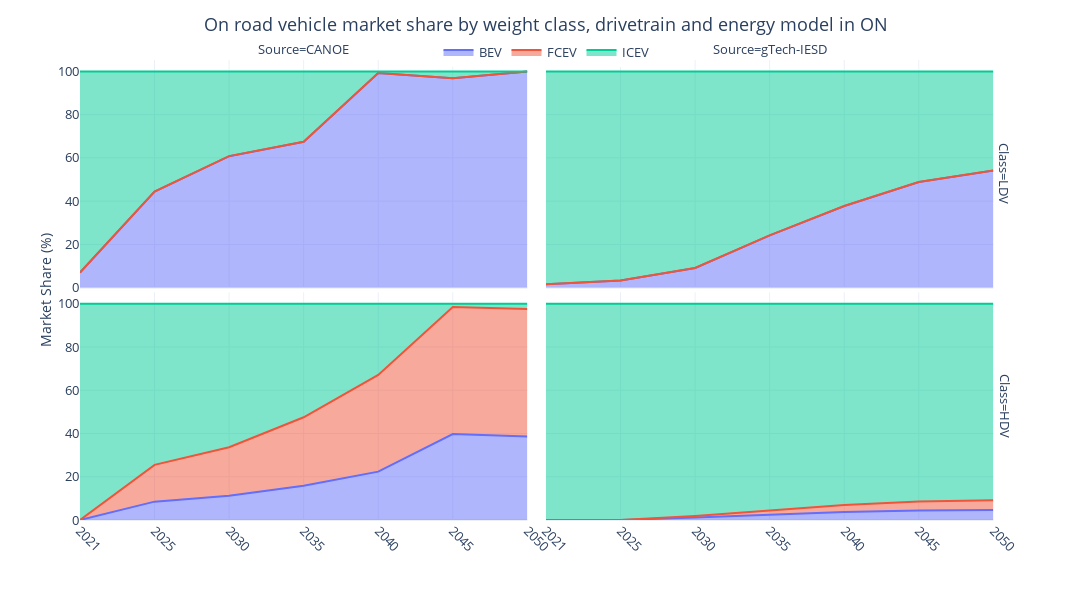

The notebook cell saved with this chart:
### Code cell
ref_fig = ref_trnnewcap[ref_trnnewcap['Vehicle Class'].isin(['LD Car', 'LD Truck', 'HD Truck'])][['Period', 'Carrier', 'Vehicle Class', 'New Capacity']]
ref_fig['Carrier'] = ref_fig.Carrier.map(gtech_carrier_mapping)
ref_fig['Vehicle Class'] = ref_fig['Vehicle Class'].map(gtech_class_mapping)
ref_fig = ref_fig.groupby(['Period', 'Carrier', 'Vehicle Class'], as_index=False).sum()

veh_tot_cap = ref_fig.groupby(['Period', 'Vehicle Class'], as_index=False).sum('New Capacity')
ref_fig = pd.merge(ref_fig, veh_tot_cap, on=['Period', 'Vehicle Class'], suffixes=('', '_sum'))
ref_fig['Market Share (%)'] = ref_fig['New Capacity'] / ref_fig['New Capacity_sum'] * 100
ref_fig.rename(columns={'Vehicle Class': 'Class', 'Carrier': 'Drivetrain'}, inplace=True)

ref_fig['Source'] = 'CANOE'
gtech23_ref_vehshare['Source'] = 'gTech-IESD'
gtech23_ref_vehshare['Period'] = gtech23_ref_vehshare['Period'].astype(str)
fig_df = pd.concat([ref_fig[['Period', 'Class', 'Drivetrain', 'Source', 'Market Share (%)']], gtech23_ref_vehshare[['Period', 'Class', 'Drivetrain', 'Source', 'Market Share (%)']]]).reset_index(drop=True)
fig_df['Class'] = pd.Categorical(fig_df['Class'], categories=['LDV', 'HDV'], ordered=True)
fig_df = fig_df.sort_values(['Class', 'Period'])

fig = px.area(fig_df, x='Period', y='Market Share (%)', color='Drivetrain', facet_col='Source', facet_row='Class',
              template='plotly_white',
              facet_col_spacing=0.02,
              facet_row_spacing=0.01,
              width=1100, height=600
              )

fig.update_layout(
    title=dict(text='On road vehicle market share by weight class, drivetrain and energy model in ON',
               x=0.5,
               y=0.97,
               xanchor='center',
               yanchor='top'
               ),
    xaxis=dict(title='Period'),
    yaxis=dict(title='Market Share (%)'),
    yaxis_title_standoff=0,
    legend_title_text='',
    bargap=0.1,
    legend=dict(orientation='h',
                yanchor='top',
                y=1.05,
                xanchor='center',
                x=0.5),
    font=dict(size=13,
              # family="Open Sans"
              ))

for axis in fig.layout:
    if axis.startswith('yaxis'):
        fig.layout[axis].title.text = ''
    if axis.startswith('xaxis'):
        fig.layout[axis].title.text = ''

fig.update_xaxes(tickangle=45)

fig.add_annotation(
    text="Market Share (%)",
    x=-0.05,  # Adjust x position as needed
    y=0.5,
    xref="paper",
    yref="paper",
    showarrow=False,
    textangle=-90,
    font=dict(size=14))

fig.show()

### Figure 1 — Plotly figure (JSON) as saved in the notebook; plotly's stock layout.template omitted (floating-point values rounded to 4 significant figures)
{"data": [{"fillpattern": {"shape": ""}, "hovertemplate": "Drivetrain=BEV<br>Class=LDV<br>Source=CANOE<br>Period=%{x}<br>Market Share (%)=%{y}<extra></extra>", "legendgroup": "BEV", "line": {"color": "#636efa"}, "marker": {"symbol": "circle"}, "mode": "lines", "name": "BEV", "orientation": "v", "showlegend": true, "stackgroup": "1", "type": "scatter", "x": ["2021", "2025", "2030", "2035", "2040", "2045", "2050"], "xaxis": "x3", "y": [6.988, 44.48, 60.81, 67.43, 99.25, 96.87, 99.96], "yaxis": "y3"}, {"fillpattern": {"shape": ""}, "hovertemplate": "Drivetrain=BEV<br>Class=LDV<br>Source=gTech-IESD<br>Period=%{x}<br>Market Share (%)=%{y}<extra></extra>", "legendgroup": "BEV", "line": {"color": "#636efa"}, "marker": {"symbol": "circle"}, "mode": "lines", "name": "BEV", "orientation": "v", "showlegend": false, "stackgroup": "1", "type": "scatter", "x": ["2021", "2025", "2030", "2035", "2040", "2045", "2050"], "xaxis": "x4", "y": [1.605, 3.29, 9.122, 24.21, 37.77, 48.86, 54.23], "yaxis": "y4"}, {"fillpattern": {"shape": ""}, "hovertemplate": "Drivetrain=BEV<br>Class=HDV<br>Source=CANOE<br>Period=%{x}<br>Market Share (%)=%{y}<extra></extra>", "legendgroup": "BEV", "line": {"color": "#636efa"}, "marker": {"symbol": "circle"}, "mode": "lines", "name": "BEV", "orientation": "v", "showlegend": false, "stackgroup": "1", "type": "scatter", "x": ["2021", "2025", "2030", "2035", "2040", "2045", "2050"], "xaxis": "x", "y": [0, 8.493, 11.21, 15.83, 22.36, 39.74, 38.65], "yaxis": "y"}, {"fillpattern": {"shape": ""}, "hovertemplate": "Drivetrain=BEV<br>Class=HDV<br>Source=gTech-IESD<br>Period=%{x}<br>Market Share (%)=%{y}<extra></extra>", "legendgroup": "BEV", "line": {"color": "#636efa"}, "marker": {"symbol": "circle"}, "mode": "lines", "name": "BEV", "orientation": "v", "showlegend": false, "stackgroup": "1", "type": "scatter", "x": ["2021", "2025", "2030", "2035", "2040", "2045", "2050"], "xaxis": "x2", "y": [0, 0, 1.176, 2.455, 3.654, 4.385, 4.568], "yaxis": "y2"}, {"fillpattern": {"shape": ""}, "hovertemplate": "Drivetrain=FCEV<br>Class=LDV<br>Source=CANOE<br>Period=%{x}<br>Market Share (%)=%{y}<extra></extra>", "legendgroup": "FCEV", "line": {"color": "#EF553B"}, "marker": {"symbol": "circle"}, "mode": "lines", "name": "FCEV", "orientation": "v", "showlegend": true, "stackgroup": "1", "type": "scatter", "x": ["2021", "2025", "2030", "2035", "2040", "2045", "2050"], "xaxis": "x3", "y": [0, 0.0006, 0.006788, 0.02597, 0.001669, 0.0003069, 0.0005636], "yaxis": "y3"}, {"fillpattern": {"shape": ""}, "hovertemplate": "Drivetrain=FCEV<br>Class=LDV<br>Source=gTech-IESD<br>Period=%{x}<br>Market Share (%)=%{y}<extra></extra>", "legendgroup": "FCEV", "line": {"color": "#EF553B"}, "marker": {"symbol": "circle"}, "mode": "lines", "name": "FCEV", "orientation": "v", "showlegend": false, "stackgroup": "1", "type": "scatter", "x": ["2021", "2025", "2030", "2035", "2040", "2045", "2050"], "xaxis": "x4", "y": [3.873e-05, 0.0001936, 0.0002693, 0.0003385, 0.0003832, 0.0004572, 0.0005939], "yaxis": "y4"}, {"fillpattern": {"shape": ""}, "hovertemplate": "Drivetrain=FCEV<br>Class=HDV<br>Source=CANOE<br>Period=%{x}<br>Market Share (%)=%{y}<extra></extra>", "legendgroup": "FCEV", "line": {"color": "#EF553B"}, "marker": {"symbol": "circle"}, "mode": "lines", "name": "FCEV", "orientation": "v", "showlegend": false, "stackgroup": "1", "type": "scatter", "x": ["2021", "2025", "2030", "2035", "2040", "2045", "2050"], "xaxis": "x", "y": [0, 16.99, 22.43, 31.65, 44.72, 58.69, 58.85], "yaxis": "y"}, {"fillpattern": {"shape": ""}, "hovertemplate": "Drivetrain=FCEV<br>Class=HDV<br>Source=gTech-IESD<br>Period=%{x}<br>Market Share (%)=%{y}<extra></extra>", "legendgroup": "FCEV", "line": {"color": "#EF553B"}, "marker": {"symbol": "circle"}, "mode": "lines", "name": "FCEV", "orientation": "v", "showlegend": false, "stackgroup": "1", "type": "scatter", "x": ["2021", "2025", "2030", "2035", "2040", "2045", "2050"], "xaxis": "x2", "y": [0, 0, 0.7148, 1.987, 3.255, 4.201, 4.595], "yaxis": "y2"}, {"fillpattern": {"shape": ""}, "hovertemplate": "Drivetrain=ICEV<br>Class=LDV<br>Source=CANOE<br>Period=%{x}<br>Market Share (%)=%{y}<extra></extra>", "legendgroup": "ICEV", "line": {"color": "#00cc96"}, "marker": {"symbol": "circle"}, "mode": "lines", "name": "ICEV", "orientation": "v", "showlegend": true, "stackgroup": "1", "type": "scatter", "x": ["2021", "2025", "2030", "2035", "2040", "2045", "2050"], "xaxis": "x3", "y": [93.01, 55.52, 39.18, 32.55, 0.7482, 3.132, 0.04358], "yaxis": "y3"}, {"fillpattern": {"shape": ""}, "hovertemplate": "Drivetrain=ICEV<br>Class=LDV<br>Source=gTech-IESD<br>Period=%{x}<br>Market Share (%)=%{y}<extra></extra>", "legendgroup": "ICEV", "line": {"color": "#00cc96"}, "marker": {"symbol": "circle"}, "mode": "lines", "name": "ICEV", "orientation": "v", "showlegend": false, "stackgroup": "1", "type": "scatter", "x": ["2021", "2025", "2030", "2035", "2040", "2045", "2050"], "xaxis": "x4", "y": [98.4, 96.71, 90.88, 75.79, 62.23, 51.14, 45.77], "yaxis": "y4"}, {"fillpattern": {"shape": ""}, "hovertemplate": "Drivetrain=ICEV<br>Class=HDV<br>Source=CANOE<br>Period=%{x}<br>Market Share (%)=%{y}<extra></extra>", "legendgroup": "ICEV", "line": {"color": "#00cc96"}, "marker": {"symbol": "circle"}, "mode": "lines", "name": "ICEV", "orientation": "v", "showlegend": false, "stackgroup": "1", "type": "scatter", "x": ["2021", "2025", "2030", "2035", "2040", "2045", "2050"], "xaxis": "x", "y": [100, 74.52, 66.36, 52.52, 32.93, 1.565, 2.502], "yaxis": "y"}, {"fillpattern": {"shape": ""}, "hovertemplate": "Drivetrain=ICEV<br>Class=HDV<br>Source=gTech-IESD<br>Period=%{x}<br>Market Share (%)=%{y}<extra></extra>", "legendgroup": "ICEV", "line": {"color": "#00cc96"}, "marker": {"symbol": "circle"}, "mode": "lines", "name": "ICEV", "orientation": "v", "showlegend": false, "stackgroup": "1", "type": "scatter", "x": ["2021", "2025", "2030", "2035", "2040", "2045", "2050"], "xaxis": "x2", "y": [100, 100, 98.11, 95.56, 93.09, 91.41, 90.84], "yaxis": "y2"}], "layout": {"annotations": [{"showarrow": false, "text": "Source=CANOE", "x": 0.24, "xanchor": "center", "xref": "paper", "y": 1, "yanchor": "bottom", "yref": "paper"}, {"showarrow": false, "text": "Source=gTech-IESD", "x": 0.74, "xanchor": "center", "xref": "paper", "y": 1, "yanchor": "bottom", "yref": "paper"}, {"showarrow": false, "text": "Class=HDV", "textangle": 90, "x": 0.98, "xanchor": "left", "xref": "paper", "y": 0.2475, "yanchor": "middle", "yref": "paper"}, {"showarrow": false, "text": "Class=LDV", "textangle": 90, "x": 0.98, "xanchor": "left", "xref": "paper", "y": 0.7525, "yanchor": "middle", "yref": "paper"}, {"font": {"size": 14}, "showarrow": false, "text": "Market Share (%)", "textangle": -90, "x": -0.05, "xref": "paper", "y": 0.5, "yref": "paper"}], "bargap": 0.1, "font": {"size": 13}, "height": 600, "legend": {"orientation": "h", "title": {"text": ""}, "tracegroupgap": 0, "x": 0.5, "xanchor": "center", "y": 1.05, "yanchor": "top"}, "margin": {"t": 60}, "title": {"text": "On road vehicle market share by weight class, drivetrain and energy model in ON", "x": 0.5, "xanchor": "center", "y": 0.97, "yanchor": "top"}, "width": 1100, "xaxis": {"anchor": "y", "domain": [0, 0.48], "tickangle": 45, "title": {"text": ""}}, "xaxis2": {"anchor": "y2", "domain": [0.5, 0.98], "matches": "x", "tickangle": 45, "title": {"text": ""}}, "xaxis3": {"anchor": "y3", "domain": [0, 0.48], "matches": "x", "showticklabels": false, "tickangle": 45, "title": {"text": ""}}, "xaxis4": {"anchor": "y4", "domain": [0.5, 0.98], "matches": "x", "showticklabels": false, "tickangle": 45, "title": {"text": ""}}, "yaxis": {"anchor": "x", "domain": [0, 0.495], "title": {"standoff": 0, "text": ""}}, "yaxis2": {"anchor": "x2", "domain": [0, 0.495], "matches": "y", "showticklabels": false, "title": {"text": ""}}, "yaxis3": {"anchor": "x3", "domain": [0.505, 1], "matches": "y", "title": {"text": ""}}, "yaxis4": {"anchor": "x4", "domain": [0.505, 1], "matches": "y", "showticklabels": false, "title": {"text": ""}}}}
